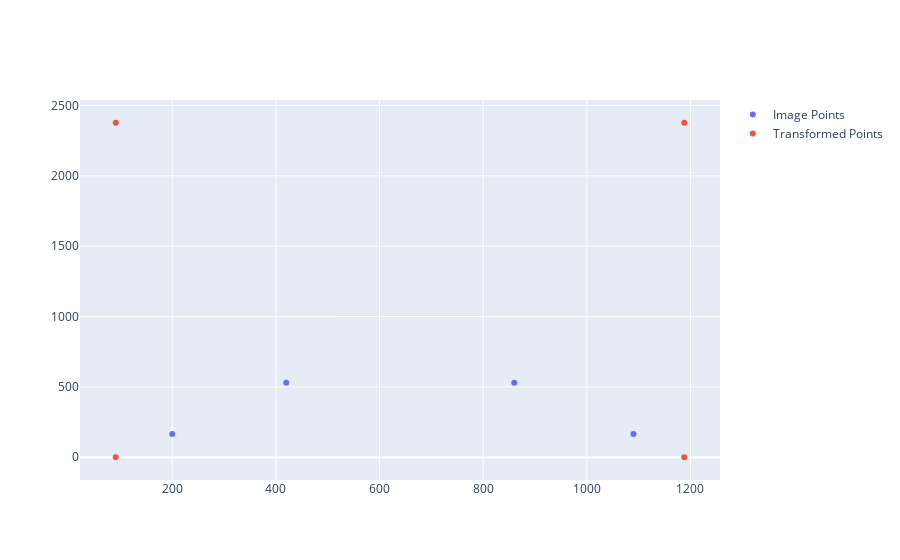

Here is the notebook cell this chart was saved with:
### Code cell
fig.add_trace(go.Scatter(x=transformed_points[0], y=transformed_points[1], mode='markers', name='Transformed Points'))

### Figure 1 — Plotly figure (JSON) as saved in the notebook; plotly's stock layout.template omitted (floating-point values rounded to 4 significant figures)
{"data": [{"mode": "markers", "name": "Image Points", "type": "scatter", "x": [420, 860, 1090, 200], "y": [530, 530, 165, 165]}, {"mode": "markers", "name": "Transformed Points", "type": "scatter", "x": [91.0, 1188.0, 1188, 91.0], "y": [2377.0, 2377.0, 0, 0]}], "layout": {}}
